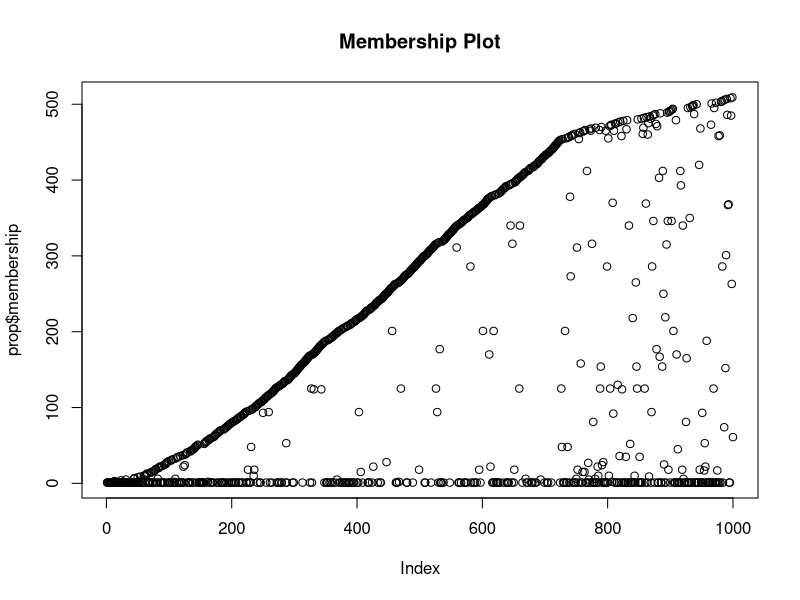
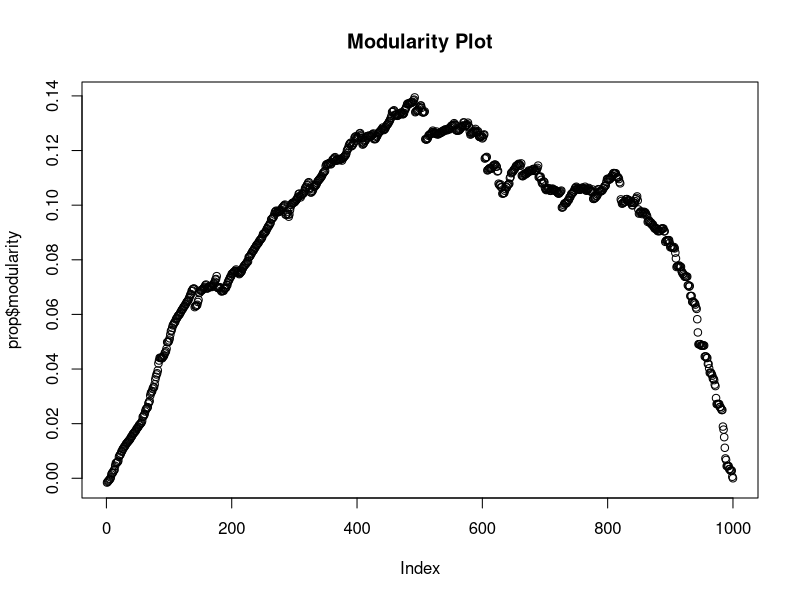

Generate these figures, in order, with R: (Note: this script raises an error after producing the figures.)
library("igraph")
g <- forest.fire.game(1000, directed=TRUE, fw.prob=0.37, bw.factor=0.32/0.37)
ddin <- degree.distribution(g, mode="in")
#PLOTTING THE DEGREE DISTRIBUTION
ddout<- degree.distribution(g, mode="out")
if (interactive()) {
  plot(seq(along=ddin)-1, ddin, log="xy")
  points(seq(along=ddout)-1, ddout, col=2, pch=2)
}

#CHECKING THE CONNECTIVITY
if(is.connected(g))
{
  print("Graph g with FOREST FIRE MODEL is connected.")
} else 
  print("Graph g with FOREST FIRE MODEL is NOT connected.")

#CALCULATING THE DIAMETER
dia=diameter(g, directed = TRUE, weights = NULL)
path1=get.diameter(g, directed = TRUE, weights = NULL)
prop<-edge.betweenness.community (g,directed = TRUE, edge.betweenness = TRUE, merges = TRUE,
                            bridges = TRUE, modularity = TRUE, membership = TRUE)

#PLOTTING THE MODULARITY
plot(prop$membership,main="Membership Plot")
plot(prop$modularity,main="Modularity Plot")
ctm = community.to.membership(g, prop$merges, step=which.max(prop$modularity)-1)
barplot(table(ctm$csize),main="Community Size Distribution")
